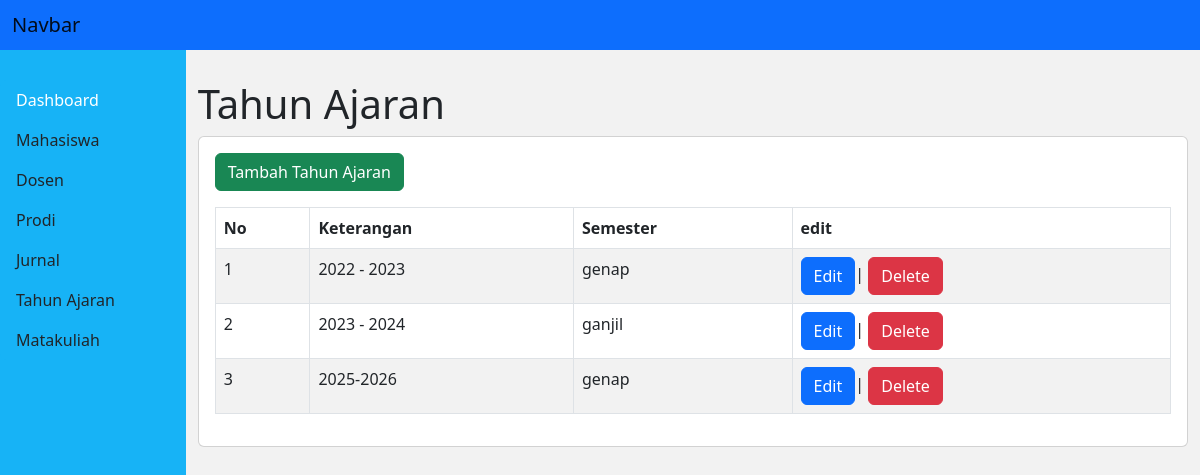
Screenshot of /tahunajaran/tampil_tahunajaran.php with the database file from the repository.
### tables this page shows
CREATE TABLE `tahun_ajaran` (
  `id_tahun_ajaran` int(9) NOT NULL,
  `keterangan` text NOT NULL,
  `semester` enum('ganjil','genap') NOT NULL
);

### config/config.php (called while the page is built, shortened)
<?php
$server_name = ((isset($_SERVER['HTTPS']) && $_SERVER['HTTPS'] == "on") ? "https" : "http");
$server_name .= "://".$_SERVER['HTTP_HOST'];
$base_url = $server_name."/".APP_DIR;
?>

### tahunajaran/tampil_tahunajaran.php (the view, shortened to what this page needs)
<?php
include('../config/koneksi.php');
include('../config/config.php');
require_once ('../template/header.php');
require_once ('../template/navbar.php');
$sql = "SELECT * FROM tahun_ajaran";
$hasil = $koneksi->query($sql);
?>
<div class="wrap-content">
    <?php require_once ('../template/sidebar.php'); ?>
    <div class="content">
        <div class="container">
            <h1 class="">Tahun Ajaran</h1>
            <div class="card">
                <div class="card-body">
                <a href="<?php echo $base_url ;?>/tahunajaran/tambah_tahunajaran.php" class="btn btn-success mb-3">Tambah Tahun Ajaran</a>
                    <table class="table table-bordered table-striped">
                        <thead>
                            <tr>
                                <th>No</th>
                                <th>Keterangan</th>
                                <th>Semester</th>
                                <th>edit</th>
                            </tr>
                        </thead>
                        <tbody>
                            <?php
                            $no_urut = 1;
                            if ($hasil->num_rows > 0) {
                                while ($row = $hasil->fetch_assoc()) {
                            ?>
                                <tr>
                                    <td><?php echo $no_urut++; ?></td>
                                    <td><?php echo $row['keterangan']; ?></td>
                                    <td><?php echo $row['semester']; ?></td>
                                    <td>
                                        <a href="edit_tahunajaran.php?id_tahun_ajaran=<?php echo $row['id_tahun_ajaran'] ?>" class="btn btn-primary">Edit</a>|
                                        <a class="btn btn-danger" href="hapus_tahunajaran.php?id_tahun_ajaran=<?php echo $row['id_tahun_ajaran'] ?>">Delete</a>
                                    </td>
                                </tr>
                            <?php
                                }
                            } else {
                            ?>
                            <tr>
                                <td colspan="4">Belum Ada Data Tahun Ajaran</td>
                            </tr>
                            <?php
                            }
                            ?>
                        </tbody>
                    </table>
                </div>
            </div>
        </div>
    </div>
</div>
<?php require_once ('../template/footer.php');?>

### asset/css/jurnal.css (style rules this page uses)
.wrap-content { height: 100vh; display: flex; }
.content { width: 100%; background-color: #f2f2f2; padding-top: 5rem; }

### rows the page displays
tahun_ajaran: keterangan "2022 - 2023", semester "genap"
tahun_ajaran: keterangan "2023 - 2024", semester "ganjil"
tahun_ajaran: keterangan "2025-2026", semester "genap"
